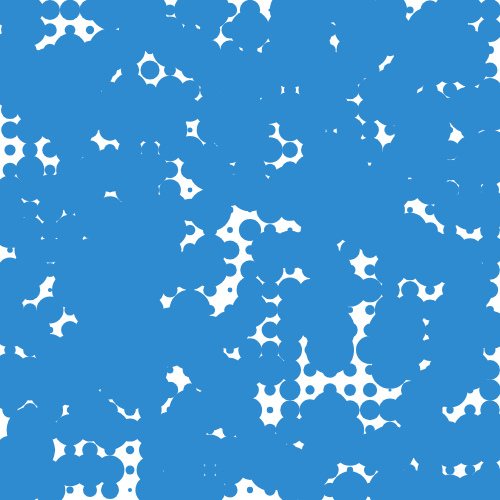
Frame 1 (no input)
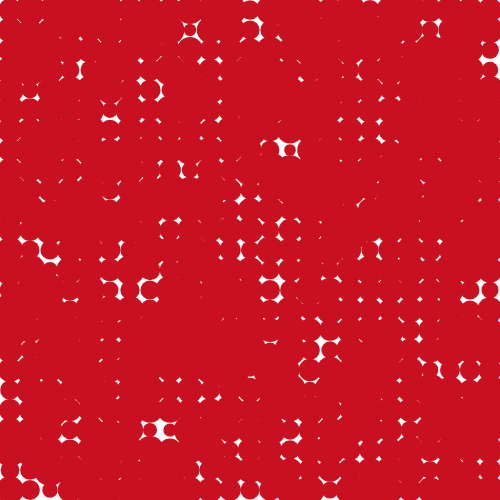
Frame 60 (no input)
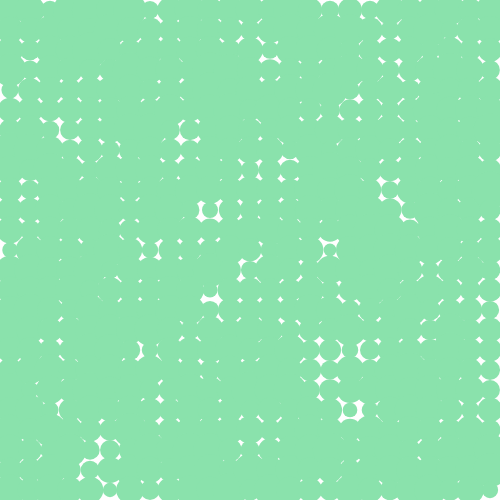
Frame 120 (the mouse pressed at the canvas centre since frame 60)

The p5.js sketch that drew these frames (run headless with seeded random() and noise() and a simulated clock; from frame 60 on, the mouse is pressed at the canvas centre):

// p5.js sketch
// ── sketch.js
let grid = [];
let cellSize = 20;

function setup() {
  createCanvas(500, 500);
  frameRate(30);
  noStroke();
  
  initializeGrid();
}

function initializeGrid() {
  for (let x = 0; x < width / cellSize; x++) {
    grid[x] = [];
    for (let y = 0; y < height / cellSize; y++) {
      grid[x][y] = {
        size: random(cellSize * 0.1, cellSize * 2.5)
      };
    }
  }
}

function draw() {
  background(255);
  fill(random(255), random(255), random(255));
  
  for (let x = 0; x < width / cellSize; x++) {
    for (let y = 0; y < height / cellSize; y++) {
      grid[x][y].size = lerp(grid[x][y].size, random(cellSize * 0.1, cellSize * 2.5), 0.2);
      
      ellipse(
        x * cellSize + cellSize / 2,
        y * cellSize + cellSize / 2,
        grid[x][y].size,
        grid[x][y].size
      );
    }
  }
}
